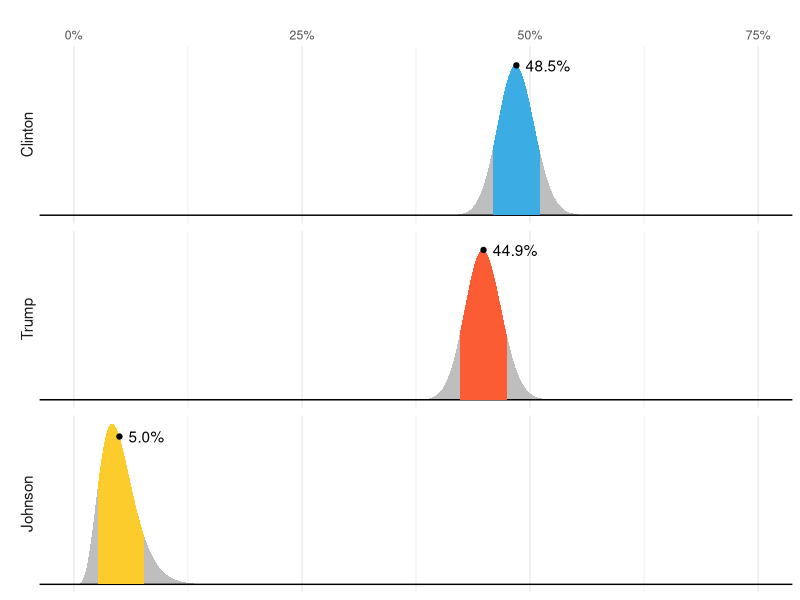

The R source for this figure:
## ---- chunk 1
#| echo: false 
#| message: false 
#| warning: false 
#| cache: false 
library(tidyverse) 
## ---- chunk 2
#| fig-cap: "The colored areas represent values with an 80% chance of including the actual result, according to the FiveThirtyEight model." 
my_dgamma <- function(x, mean = 1, sd = 1){ 
  shape = mean^2/sd^2 
  scale = sd^2 / mean 
  dgamma(x, shape = shape, scale = scale) 
} 
my_qgamma <- function(mean = 1, sd = 1){ 
  shape = mean^2/sd^2 
  scale = sd^2 / mean 
  qgamma(c(0.1,0.9), shape = shape, scale = scale) 
} 
tmp <- tibble(candidate = c("Clinton", "Trump", "Johnson"), avg = c(48.5, 44.9, 5.0), avg_txt = c("48.5%", "44.9%", "5.0%"), sd = rep(2, 3), m = my_dgamma(avg, avg, sd)) |> 
  mutate(candidate = reorder(candidate, -avg)) 
xx <- seq(0, 75, len = 300) 
tmp_2 <- map_df(1:3, function(i){ 
  tibble(candidate = tmp$candidate[i], 
         avg = tmp$avg[i], 
         sd = tmp$sd[i], 
         x = xx, 
         y = my_dgamma(xx, tmp$avg[i], tmp$sd[i])) 
}) 
tmp_3 <- map_df(1:3, function(i){ 
  qq <- my_qgamma(tmp$avg[i], tmp$sd[i]) 
  xx <- seq(qq[1], qq[2], len = 200) 
  tibble(candidate = tmp$candidate[i], 
         avg = tmp$avg[i], 
         sd = tmp$sd[i], 
         x = xx, 
         y = my_dgamma(xx, tmp$avg[i], tmp$sd[i])) 
}) 
tmp_2 |>  
  ggplot(aes(x, ymax = y, ymin = 0)) + 
  geom_ribbon(fill = "grey") +  
  facet_grid(candidate ~ ., switch = "y") + 
  scale_x_continuous(breaks = seq(0, 75, 25), position = "top", 
                     labels = paste0(seq(0, 75, 25), "%")) + 
  geom_abline(intercept = 0, slope = 0) + 
  xlab("") + ylab("") +  
  theme_minimal() +  
  theme(panel.grid.major.y = element_blank(),  
        panel.grid.minor.y = element_blank(), 
        axis.title.y = element_blank(), 
        axis.text.y = element_blank(), 
        axis.ticks.y = element_blank(), 
        strip.text.y = element_text(angle = 180, size = 11, vjust = 0.2)) +  
  geom_ribbon(data = tmp_3, mapping = aes(x = x, ymax = y, ymin = 0, fill = candidate), inherit.aes = FALSE, show.legend = FALSE) + 
  scale_fill_manual(values = c("#3cace4", "#fc5c34", "#fccc2c")) + 
  geom_point(data = tmp, mapping = aes(x = avg, y = m), inherit.aes = FALSE) +  
  geom_text(data = tmp, mapping = aes(x = avg, y = m, label = avg_txt), inherit.aes = FALSE, hjust = 0, nudge_x = 1)  
## ---- chunk 3
library(dslabs) 
polls <- polls_us_election_2016 |>  
  filter(state == "U.S." & enddate >= "2016-10-31" & 
           (grade %in% c("A+","A","A-","B+") | is.na(grade))) |>  
  mutate(spread = rawpoll_clinton/100 - rawpoll_trump/100) 
one_poll_per_pollster <- polls |> group_by(pollster) |>  
  filter(enddate == max(enddate)) |> 
  ungroup() 
results <- one_poll_per_pollster |>  
  summarize(avg = mean(spread),  
            se = sd(spread) / sqrt(length(spread))) |>  
  mutate(start = avg - 1.96 * se,  
         end = avg + 1.96 * se)  
## ---- chunk 4
theta <- 0 
tau <- 0.035 
sigma <- results$se 
x_bar <- results$avg 
B <- sigma^2 / (sigma^2 + tau^2) 
posterior_mean <- B*theta + (1 - B)*x_bar 
posterior_se <- sqrt(1/(1/sigma^2 + 1/tau^2)) 
posterior_mean 
posterior_se 
## ---- chunk 5
posterior_mean + c(-1, 1) * qnorm(0.975) * posterior_se 
## ---- chunk 6
1 - pnorm(0, posterior_mean, posterior_se) 
